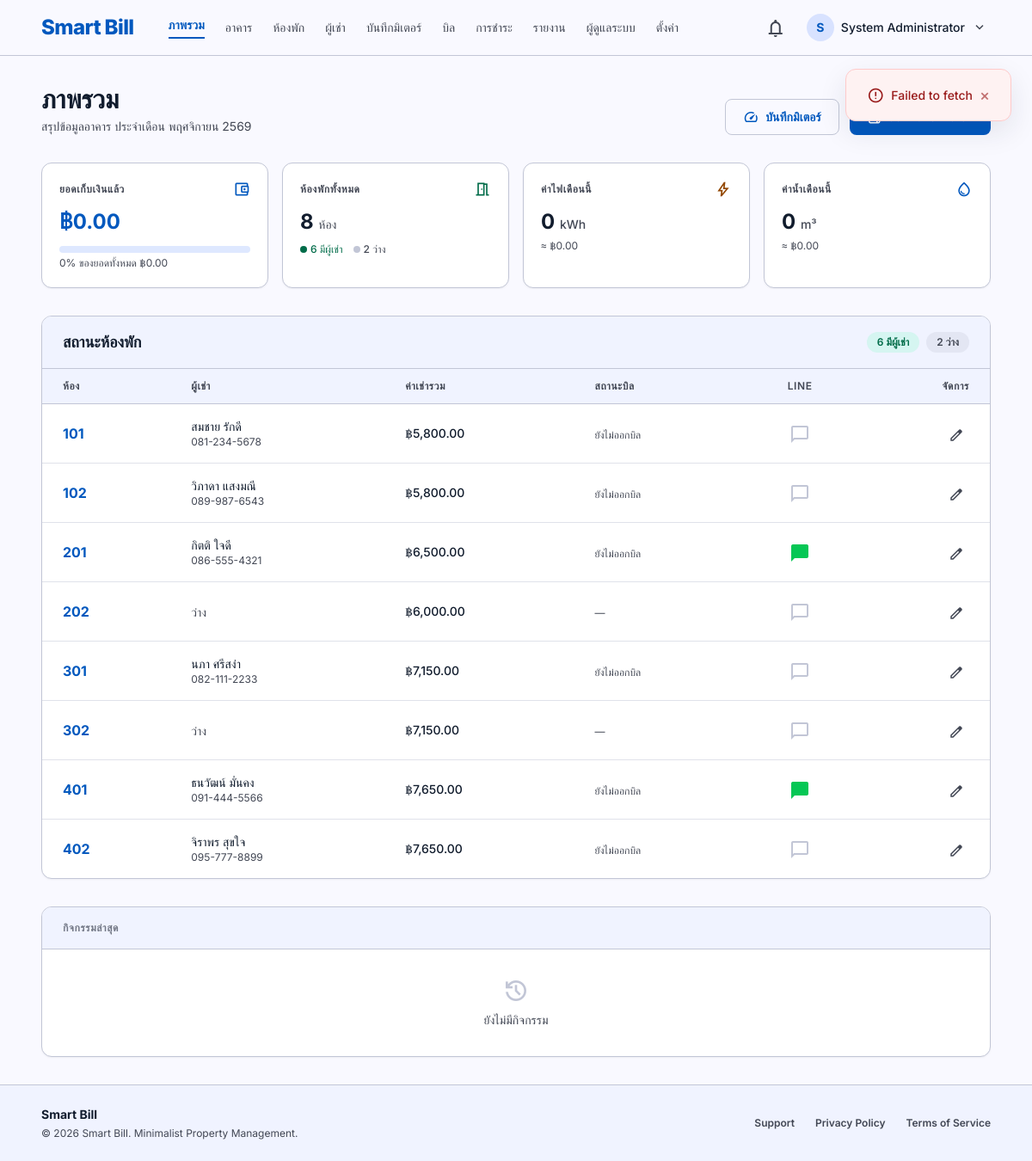
Page /admin/ (signed in) on the committed database.
### tables this page shows
CREATE TABLE IF NOT EXISTS `rooms` (
  `id` INT UNSIGNED AUTO_INCREMENT PRIMARY KEY,
  `building_id` INT UNSIGNED NOT NULL,
  `floor_id` INT UNSIGNED,
  `room_number` VARCHAR(20) NOT NULL,
  `room_type` ENUM('standard','deluxe','suite') DEFAULT 'standard',
  `base_rent` DECIMAL(10,2) NOT NULL DEFAULT 0.00 COMMENT 'ค่าเช่ารายเดือน',
  `other_fees` DECIMAL(10,2) DEFAULT 0.00 COMMENT 'ค่าบริการอื่นๆ (เน็ต, จอดรถ)',
  `status` ENUM('vacant','occupied','maintenance','reserved') DEFAULT 'vacant',
  `description` TEXT,
  `created_at` TIMESTAMP DEFAULT CURRENT_TIMESTAMP,
  `updated_at` TIMESTAMP DEFAULT CURRENT_TIMESTAMP ON UPDATE CURRENT_TIMESTAMP,
  FOREIGN KEY (`building_id`) REFERENCES `buildings`(`id`) ON DELETE CASCADE,
  FOREIGN KEY (`floor_id`) REFERENCES `floors`(`id`) ON DELETE SET NULL,
  UNIQUE KEY `uq_building_room` (`building_id`, `room_number`)
);

### includes/helpers.php (called while the page is built, shortened)
<?php
function formatCurrency(float $amount): string {
    return '฿' . number_format($amount, 2);
}
function formatThaiMonth(string $date): string {
    $months = [
        1 => 'มกราคม', 2 => 'กุมภาพันธ์', 3 => 'มีนาคม',
        4 => 'เมษายน', 5 => 'พฤษภาคม', 6 => 'มิถุนายน',
        7 => 'กรกฎาคม', 8 => 'สิงหาคม', 9 => 'กันยายน',
        10 => 'ตุลาคม', 11 => 'พฤศจิกายน', 12 => 'ธันวาคม'
    ];
    $m = (int)date('n', strtotime($date));
    $y = (int)date('Y', strtotime($date)) + 543;
    return $months[$m] . ' ' . $y;
}
function sanitize($input) {
    return htmlspecialchars(trim($input ?? ''), ENT_QUOTES, 'UTF-8');
}

### includes/config.php (called while the page is built, shortened)
<?php
function getDB(): PDO {
    static $pdo = null;
    if ($pdo === null) {
        try {
            $dsn = "mysql:host=" . DB_HOST . ";dbname=" . DB_NAME . ";charset=" . DB_CHARSET;
            $pdo = new PDO($dsn, DB_USER, DB_PASS, [
                PDO::ATTR_ERRMODE            => PDO::ERRMODE_EXCEPTION,
                PDO::ATTR_DEFAULT_FETCH_MODE => PDO::FETCH_ASSOC,
                PDO::ATTR_EMULATE_PREPARES   => false,
                PDO::MYSQL_ATTR_INIT_COMMAND => "SET NAMES utf8mb4 COLLATE utf8mb4_unicode_ci"
            ]);
        } catch (PDOException $e) {
            http_response_code(500);
            error_log('SmartBill DB Error: ' . $e->getMessage());
            die(json_encode(['error' => 'ไม่สามารถเชื่อมต่อฐานข้อมูลได้']));
        }
    }
    return $pdo;
}
function getSetting(string $key, $default = null) {
    try {
        $db = getDB();
        $stmt = $db->prepare("SELECT setting_value, setting_type FROM system_settings WHERE setting_key = ?");
        $stmt->execute([$key]);
        $row = $stmt->fetch();
        $value = $row['setting_value'];
        switch ($row['setting_type']) {
            case 'number': $value = floatval($value); break;
        }
        return $value;
    } catch (Exception $e) {
        return $default;
    }
}

### admin/index.php (the view, shortened to what this page needs)
<?php
require_once dirname(__DIR__) . '/includes/config.php';
require_once dirname(__DIR__) . '/includes/auth.php';
require_once dirname(__DIR__) . '/includes/helpers.php';
$db = getDB();
$roomStats = $db->query("
    SELECT
        COUNT(*) as total,
        SUM(status = 'occupied') as occupied,
        SUM(status = 'vacant') as vacant,
        SUM(status = 'maintenance') as maintenance
    FROM rooms
")->fetch();
$currentMonth = date('Y-m-01');
$invoiceStats = $db->query("
    SELECT
        COUNT(*) as total,
        SUM(status = 'paid') as paid,
        SUM(status = 'sent' OR status = 'draft') as pending,
        SUM(status = 'overdue') as overdue,
        COALESCE(SUM(CASE WHEN status = 'paid' THEN total_amount ELSE 0 END), 0) as collected,
        COALESCE(SUM(total_amount), 0) as total_billed
    FROM invoices
    WHERE billing_month = '{$currentMonth}'
")->fetch();
$collectedPercent = $invoiceStats['total_billed'] > 0
    ? round(($invoiceStats['collected'] / $invoiceStats['total_billed']) * 100)
    : 0;
$recentRooms = $db->query("
    SELECT r.id, r.room_number, r.base_rent, r.other_fees, r.status as room_status,
           b.name as building_name,
           CONCAT(t.first_name, ' ', COALESCE(t.last_name, '')) as tenant_name,
           t.phone as tenant_phone,
           t.line_user_id,
           SUM(i.total_amount) as bill_total,
           CASE
               WHEN SUM(CASE WHEN i.status = 'paid' THEN 1 ELSE 0 END) = COUNT(i.id) AND COUNT(i.id) > 0 THEN 'paid'
               WHEN SUM(CASE WHEN i.status = 'overdue' THEN 1 ELSE 0 END) > 0 THEN 'overdue'
               WHEN COUNT(i.id) > 0 THEN 'sent'
               ELSE NULL
           END as bill_status
    FROM rooms r
    LEFT JOIN buildings b ON r.building_id = b.id
    LEFT JOIN tenants t ON t.room_id = r.id AND t.is_active = 1
    LEFT JOIN invoices i ON i.room_id = r.id AND i.billing_month = '{$currentMonth}' AND i.status != 'cancelled'
    GROUP BY r.id, r.room_number, r.base_rent, r.other_fees, r.status, b.name, t.first_name, t.last_name, t.phone, t.line_user_id
    ORDER BY r.room_number ASC
    LIMIT 20
")->fetchAll();
$consumption = $db->query("
    SELECT
        COALESCE(SUM(CASE WHEN m.meter_type = 'electric' THEN mr.consumption ELSE 0 END), 0) as total_electric,
        COALESCE(SUM(CASE WHEN m.meter_type = 'water' THEN mr.consumption ELSE 0 END), 0) as total_water
    FROM meter_readings mr
    JOIN meters m ON mr.meter_id = m.id
    WHERE mr.billing_month = '{$currentMonth}'
")->fetch();
$recentActivity = $db->query("
    SELECT al.*, u.full_name as user_name
    FROM activity_logs al
    LEFT JOIN users u ON al.user_id = u.id
    ORDER BY al.created_at DESC
    LIMIT 5
")->fetchAll();
include dirname(__DIR__) . '/components/navbar.php';
?>
<div class="flex flex-col md:flex-row md:items-end justify-between gap-4 mb-8">
    <div>
        <h1 class="text-3xl font-bold text-on-surface">ภาพรวม</h1>
        <p class="text-on-surface-variant text-sm mt-1">สรุปข้อมูลอาคาร ประจำเดือน <?= formatThaiMonth($currentMonth) ?></p>
    </div>
    <div class="flex gap-3">
        <a href="<?= APP_URL ?>/admin/meters.php" class="btn btn-secondary">
            <span class="material-symbols-outlined text-[18px]">speed</span>
            บันทึกมิเตอร์
        </a>
        <a href="<?= APP_URL ?>/admin/bills.php?action=generate" class="btn btn-primary">
        </a>
    </div>
</div>
<div class="grid grid-cols-1 sm:grid-cols-2 lg:grid-cols-4 gap-4 mb-8">
    <div class="bg-white border border-outline-variant rounded-xl p-5 shadow-sm">
        <div class="flex items-center justify-between mb-3">
            <span class="text-xs font-semibold text-on-surface-variant uppercase tracking-wider">ยอดเก็บเงินแล้ว</span>
            <span class="material-symbols-outlined text-primary text-[20px]">account_balance_wallet</span>
        </div>
        <p class="text-2xl font-bold text-primary"><?= formatCurrency($invoiceStats['collected']) ?></p>
        <div class="mt-3 h-2 bg-surface-container-high rounded-full overflow-hidden">
        </div>
        <p class="text-xs text-on-surface-variant mt-1"><?= $collectedPercent ?>% ของยอดทั้งหมด <?= formatCurrency($invoiceStats['total_billed']) ?></p>
    </div>
    <div class="bg-white border border-outline-variant rounded-xl p-5 shadow-sm">
        <div class="flex items-center justify-between mb-3">
            <span class="text-xs font-semibold text-on-surface-variant uppercase tracking-wider">ห้องพักทั้งหมด</span>
            <span class="material-symbols-outlined text-secondary text-[20px]">meeting_room</span>
        </div>
        <p class="text-2xl font-bold text-on-surface"><?= $roomStats['total'] ?> <span class="text-sm font-medium text-on-surface-variant">ห้อง</span></p>
        <div class="flex gap-3 mt-2">
            <span class="inline-flex items-center gap-1 text-xs text-secondary font-medium">
                <span class="w-2 h-2 bg-secondary rounded-full"></span>
                <?= $roomStats['occupied'] ?> มีผู้เช่า
            </span>
            <span class="inline-flex items-center gap-1 text-xs text-on-surface-variant font-medium">
                <span class="w-2 h-2 bg-outline-variant rounded-full"></span>
                <?= $roomStats['vacant'] ?> ว่าง
            </span>
        </div>
    </div>
    <div class="bg-white border border-outline-variant rounded-xl p-5 shadow-sm">
        <div class="flex items-center justify-between mb-3">
            <span class="text-xs font-semibold text-on-surface-variant uppercase tracking-wider">ค่าไฟเดือนนี้</span>
            <span class="material-symbols-outlined text-tertiary text-[20px]">bolt</span>
        </div>
        <p class="text-2xl font-bold text-on-surface"><?= number_format($consumption['total_electric'], 0) ?> <span class="text-sm font-medium text-on-surface-variant">kWh</span></p>
        <p class="text-xs text-on-surface-variant mt-1">≈ <?= formatCurrency($consumption['total_electric'] * getSetting('electric_rate', 7.50)) ?></p>
    </div>
    <div class="bg-white border border-outline-variant rounded-xl p-5 shadow-sm">
        <div class="flex items-center justify-between mb-3">
            <span class="text-xs font-semibold text-on-surface-variant uppercase tracking-wider">ค่าน้ำเดือนนี้</span>
            <span class="material-symbols-outlined text-primary text-[20px]">water_drop</span>
        </div>
        <p class="text-2xl font-bold text-on-surface"><?= number_format($consumption['total_water'], 0) ?> <span class="text-sm font-medium text-on-surface-variant">m³</span></p>
        <p class="text-xs text-on-surface-variant mt-1">≈ <?= formatCurrency($consumption['total_water'] * getSetting('water_rate', 18.00)) ?></p>
    </div>
</div>
<div class="bg-white border border-outline-variant rounded-xl overflow-hidden shadow-sm mb-8">
    <div class="px-6 py-4 border-b border-outline-variant flex justify-between items-center bg-surface-container-low">
        <h3 class="text-lg font-semibold text-on-surface">สถานะห้องพัก</h3>
        <div class="flex gap-2">
            <span class="px-3 py-1 bg-secondary-container/20 text-secondary text-xs font-semibold rounded-full"><?= $roomStats['occupied'] ?> มีผู้เช่า</span>
            <span class="px-3 py-1 bg-outline-variant/30 text-on-surface-variant text-xs font-semibold rounded-full"><?= $roomStats['vacant'] ?> ว่าง</span>
        </div>
    </div>
    <div class="overflow-x-auto">
        <table class="w-full text-left">
            <thead>
                <tr class="bg-surface-container-low">
                    <th class="px-6 py-3 text-xs font-semibold text-on-surface-variant uppercase tracking-wider border-b border-outline-variant">ห้อง</th>
                    <th class="px-6 py-3 text-xs font-semibold text-on-surface-variant uppercase tracking-wider border-b border-outline-variant">ผู้เช่า</th>
                    <th class="px-6 py-3 text-xs font-semibold text-on-surface-variant uppercase tracking-wider border-b border-outline-variant">ค่าเช่ารวม</th>
                    <th class="px-6 py-3 text-xs font-semibold text-on-surface-variant uppercase tracking-wider border-b border-outline-variant">สถานะบิล</th>
                    <th class="px-6 py-3 text-xs font-semibold text-on-surface-variant uppercase tracking-wider border-b border-outline-variant text-center">LINE</th>
                    <th class="px-6 py-3 text-xs font-semibold text-on-surface-variant uppercase tracking-wider border-b border-outline-variant text-right">จัดการ</th>
                </tr>
            </thead>
            <tbody class="divide-y divide-outline-variant/50">
                <?php foreach ($recentRooms as $room): ?>
                <tr class="hover:bg-surface-container-low/50 transition-colors">
                    <td class="px-6 py-4 font-bold text-primary"><?= sanitize($room['room_number']) ?></td>
                    <td class="px-6 py-4">
                        <?php if ($room['tenant_name'] && trim($room['tenant_name'])): ?>
                            <div class="text-sm font-medium text-on-surface"><?= sanitize($room['tenant_name']) ?></div>
                            <div class="text-xs text-on-surface-variant"><?= sanitize($room['tenant_phone'] ?? '-') ?></div>
                        <?php else: ?>
                            <span class="text-sm text-on-surface-variant">ว่าง</span>
                        <?php endif; ?>
                    </td>
                    <td class="px-6 py-4 text-sm font-medium">
                        <?= $room['bill_total'] ? formatCurrency($room['bill_total']) : formatCurrency($room['base_rent'] + $room['other_fees']) ?>
                    </td>
                    <td class="px-6 py-4">
                        <?php if ($room['bill_status']): ?>
                            <?= statusBadge($room['bill_status']) ?>
                        <?php elseif ($room['room_status'] === 'occupied'): ?>
                            <span class="text-xs text-on-surface-variant">ยังไม่ออกบิล</span>
                        <?php else: ?>
                            <span class="text-xs text-on-surface-variant">—</span>
                        <?php endif; ?>
                    </td>
                    <td class="px-6 py-4 text-center">
                        <?php if ($room['line_user_id']): ?>
                            <span class="material-symbols-outlined text-[#06C755]" style="font-variation-settings: 'FILL' 1;">chat_bubble</span>
                        <?php else: ?>
                            <span class="material-symbols-outlined text-outline-variant">chat_bubble</span>
                        <?php endif; ?>
                    </td>
                    <td class="px-6 py-4 text-right">
                        <a href="<?= APP_URL ?>/admin/rooms.php?edit=<?= $room['id'] ?>" class="p-1.5 text-on-surface-variant hover:text-primary transition-colors inline-block">
                            <span class="material-symbols-outlined text-[18px]">edit</span>
                        </a>
                    </td>
                </tr>
                <?php endforeach; ?>
            </tbody>
        </table>
    </div>
</div>
<div class="bg-white border border-outline-variant rounded-xl overflow-hidden shadow-sm">
    <div class="px-6 py-4 border-b border-outline-variant bg-surface-container-low flex justify-between items-center">
        <h3 class="text-xs font-bold text-outline uppercase tracking-wider">กิจกรรมล่าสุด</h3>
    </div>
    <div class="divide-y divide-outline-variant/50">
        <?php if (empty($recentActivity)): ?>
        <div class="px-6 py-8 text-center text-sm text-on-surface-variant">
            <span class="material-symbols-outlined text-[32px] text-outline-variant block mb-2">history</span>
            ยังไม่มีกิจกรรม
        </div>
        <?php endif; ?>
    </div>
</div>
<?php include dirname(__DIR__) . '/components/footer.php'; ?>

### rows in the picture
rooms: room_number "101", tenant_name "สมชาย รักดี", tenant_phone "081-234-5678", formatCurrency($room['base_rent'] + $room['other_fees']) "฿5,800.00", status "ยังไม่ออกบิล"
rooms: room_number "102", tenant_name "วิภาดา แสงมณี", tenant_phone "089-987-6543", formatCurrency($room['base_rent'] + $room['other_fees']) "฿5,800.00", status "ยังไม่ออกบิล"
rooms: room_number "201", tenant_name "กิตติ ใจดี", tenant_phone "086-555-4321", formatCurrency($room['base_rent'] + $room['other_fees']) "฿6,500.00", status "ยังไม่ออกบิล"
rooms: room_number "202", shows "ว่าง", formatCurrency($room['base_rent'] + $room['other_fees']) "฿6,000.00"
rooms: room_number "301", tenant_name "นภา ศรีสง่า", tenant_phone "082-111-2233", formatCurrency($room['base_rent'] + $room['other_fees']) "฿7,150.00", status "ยังไม่ออกบิล"
rooms: room_number "302", shows "ว่าง", formatCurrency($room['base_rent'] + $room['other_fees']) "฿7,150.00"
rooms: room_number "401", tenant_name "ธนวัฒน์ มั่นคง", tenant_phone "091-444-5566", formatCurrency($room['base_rent'] + $room['other_fees']) "฿7,650.00", status "ยังไม่ออกบิล"
rooms: room_number "402", tenant_name "จิราพร สุขใจ", tenant_phone "095-777-8899", formatCurrency($room['base_rent'] + $room['other_fees']) "฿7,650.00", status "ยังไม่ออกบิล"

### other values in the picture
$item['label'] "ภาพรวม"
$item['label'] "อาคาร"
$item['label'] "ห้องพัก"
$item['label'] "ผู้เช่า"
$item['label'] "บันทึกมิเตอร์"
$item['label'] "บิล"
$item['label'] "การชำระ"
$item['label'] "รายงาน"
$item['label'] "ผู้ดูแลระบบ"
$item['label'] "ตั้งค่า"
mb_substr($user['full_name'] ?? 'A', 0, 1) "S"
$user['full_name'] "System Administrator"
formatCurrency($invoiceStats['collected']) "฿0.00"
$collectedPercent "0"
formatCurrency($invoiceStats['total_billed']) "฿0.00"
